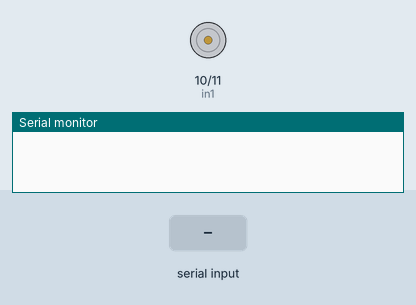
Bench run of a sketch on a simulated Arduino Uno, built with avr-gcc and run on an emulated ATmega328P. Parts: motor-driver pin pairs drawn as motors (green arrow = first pin HIGH = forward, orange = second pin HIGH = backward, longer = more drive, scaled by the enable pin), the last lines printed to the serial monitor. Inputs (shaded band) come from the test bench.

Above: at 1.8 s.
1.9 s: "90,45\n" received over the second serial link
At 3.3 s:
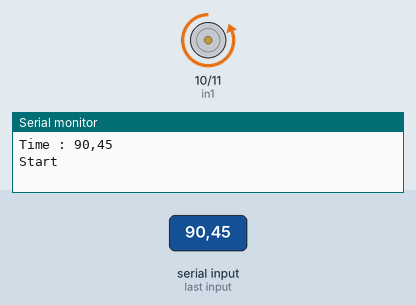
Timing chart, 0 to 9.5 s (numbered marks = the images above; inputs shaded):
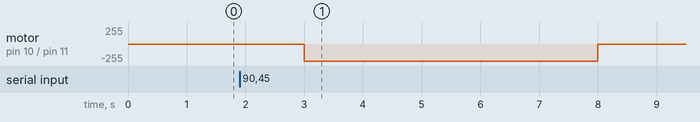

Measured:
- after the input at 1.9 s, motor on pin 10 (in1) / pin 11 (in2): stopped → backward 255/255 after 1.1 s, → stopped 5.0 s later

The sketch:

test_gmp.ino
```cpp
// แก้เวลา tran เสร็จ Verify ทุกครั้งก่อน Upload เพื่อตรวจสอบว่า Code ว่า error ไหม
// หลังจาก Done Uploading ไปที่ Serial Monitor ใส่เวลา้ในการถ่ายภาพไป(วินาที)
// เช่น ใส่ เลข 5 ไป แล้วกด Send มอเตอร์จะหยุด ถ่ายภาพ 5 วินาที
#include <SoftwareSerial.h>
int enA = 9;
int in1 = 10;
int in2 = 11;
String n = "0" ;
int time;
float tran;
float tranr;

SoftwareSerial bt(2, 3);// connect BLE

void setup() {
 pinMode(enA, OUTPUT);
 pinMode(in1, OUTPUT);
 pinMode(in2, OUTPUT);
 bt.begin(9600); //BLE
 Serial.begin(9600);
 tran = 5; //<<-----ฒใส่เวลาส่ง Source เป็นวินาที เช่น tran = 5 => 5วินาที(แก้เฉพาะตรง นี้ เท่านั้น)
 tranr = 5; // <<< เวลาขากลับ(s)
}

void loop() {
  if (bt.available() > 0) { //Input time by bluetooth module
      n = bt.readString(); //Input time by bluetooth module
      Serial.print("Time : ");
      Serial.println(n);
      time = n.toInt();
  if (n== "0" ){
    analogWrite(enA, 0);
    digitalWrite(in1, LOW);
    digitalWrite(in2, LOW);
    Serial.println("can not start!");
    }
  else{
 //Stage 1 – MAX speed
    analogWrite(enA, 255);
    digitalWrite(in1, LOW);
    digitalWrite(in2, HIGH);
    Serial.println("Start");
    delay(tran*1000UL);
 //Stage 2 stop !!!
    analogWrite(enA, 0);
    digitalWrite(in1, LOW);
    digitalWrite(in2, LOW);
    Serial.println("stop");
    delay(time*1000UL);
  //Stage 3 MAX speed reversing the direction in reverse
    analogWrite(enA, 255);
    digitalWrite(in1, HIGH);
    digitalWrite(in2, LOW);
    Serial.println("reversing");
    delay(tranr*1000UL);
    Serial.println("OK!");
    }
  }
  analogWrite(enA, 0);
    digitalWrite(in1, LOW);
    digitalWrite(in2, LOW);
    delay(500);


}
```
